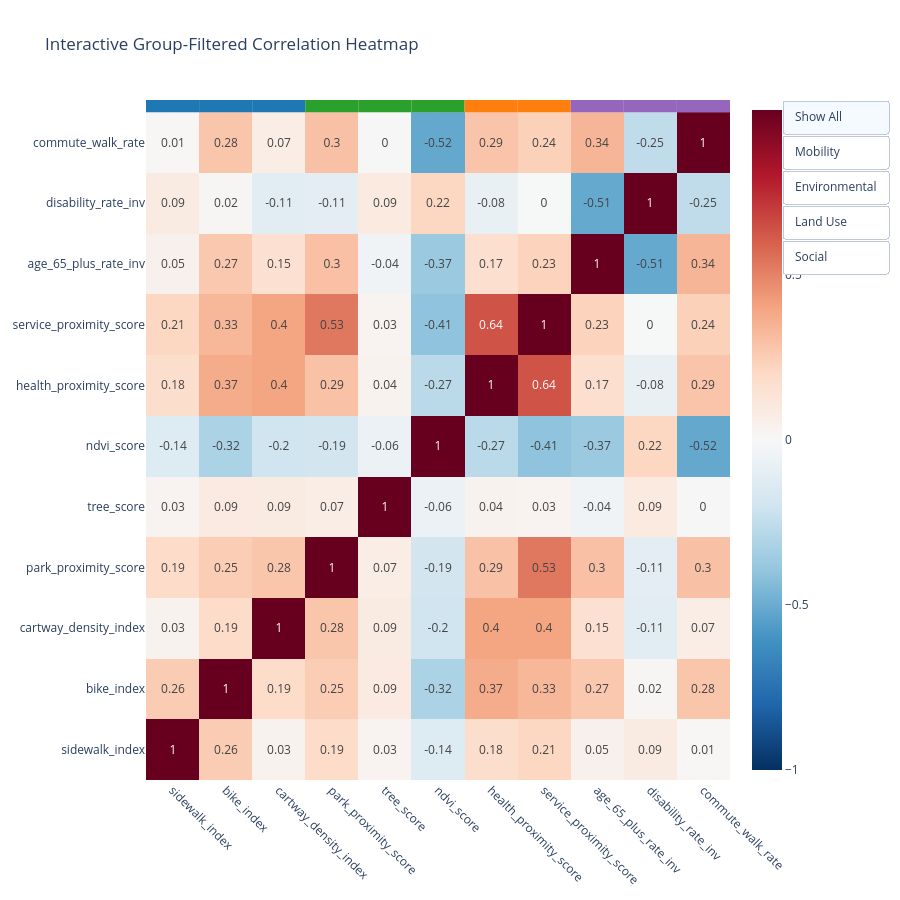

Here is the notebook cell this chart was saved with:
### Code cell
import plotly.graph_objects as go
import numpy as np
import pandas as pd

# -------------------------------------
# 1. Define groups
# -------------------------------------
groups = {
    "Mobility": ["sidewalk_index", "bike_index", "cartway_density_index"],
    "Environmental": ["park_proximity_score", "tree_score", "ndvi_score"],
    "Land Use": ["health_proximity_score", "service_proximity_score"],
    "Social": ["age_65_plus_rate_inv", "disability_rate_inv", "commute_walk_rate"],
}

group_colors = {
    "Mobility": "#1f77b4",
    "Environmental": "#2ca02c",
    "Land Use": "#ff7f0e",
    "Social": "#9467bd",
}

# -------------------------------------
# 2. Order variables by group
# -------------------------------------
ordered_vars = []
group_labels = []

for g, vlist in groups.items():
    ordered_vars.extend(vlist)
    group_labels.extend([g] * len(vlist))

# -------------------------------------
# 3. Correlation matrix
# -------------------------------------
corr = gdf[ordered_vars].corr()

base_mask = np.ones_like(corr.values, dtype=bool)

# -------------------------------------
# 4. Create masks for group filtering
# -------------------------------------
group_masks = {}
for g, vlist in groups.items():
    selected = [var in vlist for var in ordered_vars]
    mask = np.outer(selected, selected)
    group_masks[g] = mask

# -------------------------------------
# 5. Build Heatmap with reversed RdBu colorscale
# -------------------------------------
heatmap = go.Heatmap(
    z=corr.values,
    x=ordered_vars,
    y=ordered_vars,
    colorscale="RdBu_r",   # reversed!
    zmin=-1,
    zmax=1,
    showscale=True,
    text=np.round(corr.values, 2),
    texttemplate="%{text}",
    hovertemplate="<b>%{x}</b><br><b>%{y}</b><br>Corr: %{z:.3f}<extra></extra>"
)

fig = go.Figure(data=[heatmap])

# -------------------------------------
# 6. Checkbox Buttons (moved right)
# -------------------------------------
buttons = [
    dict(
        label="Show All",
        method="update",
        args=[{"z": [np.where(base_mask, corr.values, np.nan)]}]
    )
]

for g, mask in group_masks.items():
    buttons.append(
        dict(
            label=g,
            method="update",
            args=[{"z": [np.where(mask, corr.values, np.nan)]}]
        )
    )

fig.update_layout(
    title="Interactive Group-Filtered Correlation Heatmap",
    width=900,
    height=900,
    updatemenus=[
        dict(
            type="buttons",
            direction="down",
            x=1.27,   # shifted to the far right
            y=1.00,   # slightly above
            showactive=True,
            buttons=buttons,
            bgcolor="white"
        )
    ]
)

# -------------------------------------
# 7. Add group color strip
# -------------------------------------
for i, gname in enumerate(group_labels):
    fig.add_shape(
        type="rect",
        x0=i - 0.5, x1=i + 0.5,
        y0=len(ordered_vars) - 0.5,
        y1=len(ordered_vars) - 0.3,
        fillcolor=group_colors[gname],
        line=dict(width=0),
        layer="above"
    )

fig.update_xaxes(tickangle=45)

fig.show()

### Figure 1 — Plotly figure (JSON) as saved in the notebook; plotly's stock layout.template omitted (floating-point values rounded to 4 significant figures)
{"data": [{"colorscale": [[0, "rgb(5,48,97)"], [0.1, "rgb(33,102,172)"], [0.2, "rgb(67,147,195)"], [0.3, "rgb(146,197,222)"], [0.4, "rgb(209,229,240)"], [0.5, "rgb(247,247,247)"], [0.6, "rgb(253,219,199)"], [0.7, "rgb(244,165,130)"], [0.8, "rgb(214,96,77)"], [0.9, "rgb(178,24,43)"], [1, "rgb(103,0,31)"]], "hovertemplate": "<b>%{x}</b><br><b>%{y}</b><br>Corr: %{z:.3f}<extra></extra>", "showscale": true, "text": [[1.0, 0.26, 0.03, 0.19, 0.03, -0.14, 0.18, 0.21, 0.05, 0.09, 0.01], [0.26, 1.0, 0.19, 0.25, 0.09, -0.32, 0.37, 0.33, 0.27, 0.02, 0.28], [0.03, 0.19, 1.0, 0.28, 0.09, -0.2, 0.4, 0.4, 0.15, -0.11, 0.07], [0.19, 0.25, 0.28, 1.0, 0.07, -0.19, 0.29, 0.53, 0.3, -0.11, 0.3], [0.03, 0.09, 0.09, 0.07, 1.0, -0.06, 0.04, 0.03, -0.04, 0.09, 0.0], [-0.14, -0.32, -0.2, -0.19, -0.06, 1.0, -0.27, -0.41, -0.37, 0.22, -0.52], [0.18, 0.37, 0.4, 0.29, 0.04, -0.27, 1.0, 0.64, 0.17, -0.08, 0.29], [0.21, 0.33, 0.4, 0.53, 0.03, -0.41, 0.64, 1.0, 0.23, -0.0, 0.24], [0.05, 0.27, 0.15, 0.3, -0.04, -0.37, 0.17, 0.23, 1.0, -0.51, 0.34], [0.09, 0.02, -0.11, -0.11, 0.09, 0.22, -0.08, -0.0, -0.51, 1.0, -0.25], [0.01, 0.28, 0.07, 0.3, 0.0, -0.52, 0.29, 0.24, 0.34, -0.25, 1.0]], "texttemplate": "%{text}", "type": "heatmap", "x": ["sidewalk_index", "bike_index", "cartway_density_index", "park_proximity_score", "tree_score", "ndvi_score", "health_proximity_score", "service_proximity_score", "age_65_plus_rate_inv", "disability_rate_inv", "commute_walk_rate"], "y": ["sidewalk_index", "bike_index", "cartway_density_index", "park_proximity_score", "tree_score", "ndvi_score", "health_proximity_score", "service_proximity_score", "age_65_plus_rate_inv", "disability_rate_inv", "commute_walk_rate"], "z": [[1.0, 0.2568, 0.03232, 0.1899, 0.02595, -0.1353, 0.1801, 0.2124, 0.04701, 0.08884, 0.007312], [0.2568, 1.0, 0.1922, 0.2518, 0.09129, -0.3218, 0.3746, 0.332, 0.272, 0.0157, 0.2813], [0.03232, 0.1922, 1.0, 0.2802, 0.08837, -0.1993, 0.396, 0.4005, 0.1538, -0.1148, 0.07461], [0.1899, 0.2518, 0.2802, 1.0, 0.0741, -0.1908, 0.2932, 0.5326, 0.2988, -0.1057, 0.3013], [0.02595, 0.09129, 0.08837, 0.0741, 1.0, -0.06421, 0.03622, 0.03074, -0.04324, 0.09387, 0.003894], [-0.1353, -0.3218, -0.1993, -0.1908, -0.06421, 1.0, -0.2732, -0.4063, -0.3739, 0.2156, -0.5173], [0.1801, 0.3746, 0.396, 0.2932, 0.03622, -0.2732, 1.0, 0.6359, 0.1728, -0.08064, 0.2851], [0.2124, 0.332, 0.4005, 0.5326, 0.03074, -0.4063, 0.6359, 1.0, 0.2283, -0.003546, 0.2385], [0.04701, 0.272, 0.1538, 0.2988, -0.04324, -0.3739, 0.1728, 0.2283, 1.0, -0.5119, 0.3394], [0.08884, 0.0157, -0.1148, -0.1057, 0.09387, 0.2156, -0.08064, -0.003546, -0.5119, 1.0, -0.2538], [0.007312, 0.2813, 0.07461, 0.3013, 0.003894, -0.5173, 0.2851, 0.2385, 0.3394, -0.2538, 1.0]], "zmax": 1, "zmin": -1}], "layout": {"height": 900, "shapes": [{"fillcolor": "#1f77b4", "layer": "above", "line": {"width": 0}, "type": "rect", "x0": -0.5, "x1": 0.5, "y0": 10.5, "y1": 10.7}, {"fillcolor": "#1f77b4", "layer": "above", "line": {"width": 0}, "type": "rect", "x0": 0.5, "x1": 1.5, "y0": 10.5, "y1": 10.7}, {"fillcolor": "#1f77b4", "layer": "above", "line": {"width": 0}, "type": "rect", "x0": 1.5, "x1": 2.5, "y0": 10.5, "y1": 10.7}, {"fillcolor": "#2ca02c", "layer": "above", "line": {"width": 0}, "type": "rect", "x0": 2.5, "x1": 3.5, "y0": 10.5, "y1": 10.7}, {"fillcolor": "#2ca02c", "layer": "above", "line": {"width": 0}, "type": "rect", "x0": 3.5, "x1": 4.5, "y0": 10.5, "y1": 10.7}, {"fillcolor": "#2ca02c", "layer": "above", "line": {"width": 0}, "type": "rect", "x0": 4.5, "x1": 5.5, "y0": 10.5, "y1": 10.7}, {"fillcolor": "#ff7f0e", "layer": "above", "line": {"width": 0}, "type": "rect", "x0": 5.5, "x1": 6.5, "y0": 10.5, "y1": 10.7}, {"fillcolor": "#ff7f0e", "layer": "above", "line": {"width": 0}, "type": "rect", "x0": 6.5, "x1": 7.5, "y0": 10.5, "y1": 10.7}, {"fillcolor": "#9467bd", "layer": "above", "line": {"width": 0}, "type": "rect", "x0": 7.5, "x1": 8.5, "y0": 10.5, "y1": 10.7}, {"fillcolor": "#9467bd", "layer": "above", "line": {"width": 0}, "type": "rect", "x0": 8.5, "x1": 9.5, "y0": 10.5, "y1": 10.7}, {"fillcolor": "#9467bd", "layer": "above", "line": {"width": 0}, "type": "rect", "x0": 9.5, "x1": 10.5, "y0": 10.5, "y1": 10.7}], "title": {"text": "Interactive Group-Filtered Correlation Heatmap"}, "updatemenus": [{"bgcolor": "white", "buttons": [{"args": [{"z": [[[1, 0.2568, 0.03232, 0.1899, 0.02595, -0.1353, 0.1801, 0.2124, 0.04701, 0.08884, 0.007312], [0.2568, 1, 0.1922, 0.2518, 0.09129, -0.3218, 0.3746, 0.332, 0.272, 0.0157, 0.2813], [0.03232, 0.1922, 1, 0.2802, 0.08837, -0.1993, 0.396, 0.4005, 0.1538, -0.1148, 0.07461], [0.1899, 0.2518, 0.2802, 1, 0.0741, -0.1908, 0.2932, 0.5326, 0.2988, -0.1057, 0.3013], [0.02595, 0.09129, 0.08837, 0.0741, 1, -0.06421, 0.03622, 0.03074, -0.04324, 0.09387, 0.003894], [-0.1353, -0.3218, -0.1993, -0.1908, -0.06421, 1, -0.2732, -0.4063, -0.3739, 0.2156, -0.5173], [0.1801, 0.3746, 0.396, 0.2932, 0.03622, -0.2732, 1, 0.6359, 0.1728, -0.08064, 0.2851], [0.2124, 0.332, 0.4005, 0.5326, 0.03074, -0.4063, 0.6359, 1, 0.2283, -0.003546, 0.2385], [0.04701, 0.272, 0.1538, 0.2988, -0.04324, -0.3739, 0.1728, 0.2283, 1, -0.5119, 0.3394], [0.08884, 0.0157, -0.1148, -0.1057, 0.09387, 0.2156, -0.08064, -0.003546, -0.5119, 1, -0.2538], [0.007312, 0.2813, 0.07461, 0.3013, 0.003894, -0.5173, 0.2851, 0.2385, 0.3394, -0.2538, 1]]]}], "label": "Show All", "method": "update"}, {"args": [{"z": [[[1, 0.2568, 0.03232, null, null, null, null, null, null, null, null], [0.2568, 1, 0.1922, null, null, null, null, null, null, null, null], [0.03232, 0.1922, 1, null, null, null, null, null, null, null, null], [null, null, null, null, null, null, null, null, null, null, null], [null, null, null, null, null, null, null, null, null, null, null], [null, null, null, null, null, null, null, null, null, null, null], [null, null, null, null, null, null, null, null, null, null, null], [null, null, null, null, null, null, null, null, null, null, null], [null, null, null, null, null, null, null, null, null, null, null], [null, null, null, null, null, null, null, null, null, null, null], [null, null, null, null, null, null, null, null, null, null, null]]]}], "label": "Mobility", "method": "update"}, {"args": [{"z": [[[null, null, null, null, null, null, null, null, null, null, null], [null, null, null, null, null, null, null, null, null, null, null], [null, null, null, null, null, null, null, null, null, null, null], [null, null, null, 1, 0.0741, -0.1908, null, null, null, null, null], [null, null, null, 0.0741, 1, -0.06421, null, null, null, null, null], [null, null, null, -0.1908, -0.06421, 1, null, null, null, null, null], [null, null, null, null, null, null, null, null, null, null, null], [null, null, null, null, null, null, null, null, null, null, null], [null, null, null, null, null, null, null, null, null, null, null], [null, null, null, null, null, null, null, null, null, null, null], [null, null, null, null, null, null, null, null, null, null, null]]]}], "label": "Environmental", "method": "update"}, {"args": [{"z": [[[null, null, null, null, null, null, null, null, null, null, null], [null, null, null, null, null, null, null, null, null, null, null], [null, null, null, null, null, null, null, null, null, null, null], [null, null, null, null, null, null, null, null, null, null, null], [null, null, null, null, null, null, null, null, null, null, null], [null, null, null, null, null, null, null, null, null, null, null], [null, null, null, null, null, null, 1, 0.6359, null, null, null], [null, null, null, null, null, null, 0.6359, 1, null, null, null], [null, null, null, null, null, null, null, null, null, null, null], [null, null, null, null, null, null, null, null, null, null, null], [null, null, null, null, null, null, null, null, null, null, null]]]}], "label": "Land Use", "method": "update"}, {"args": [{"z": [[[null, null, null, null, null, null, null, null, null, null, null], [null, null, null, null, null, null, null, null, null, null, null], [null, null, null, null, null, null, null, null, null, null, null], [null, null, null, null, null, null, null, null, null, null, null], [null, null, null, null, null, null, null, null, null, null, null], [null, null, null, null, null, null, null, null, null, null, null], [null, null, null, null, null, null, null, null, null, null, null], [null, null, null, null, null, null, null, null, null, null, null], [null, null, null, null, null, null, null, null, 1, -0.5119, 0.3394], [null, null, null, null, null, null, null, null, -0.5119, 1, -0.2538], [null, null, null, null, null, null, null, null, 0.3394, -0.2538, 1]]]}], "label": "Social", "method": "update"}], "direction": "down", "showactive": true, "type": "buttons", "x": 1.27, "y": 1}], "width": 900, "xaxis": {"tickangle": 45}}}
